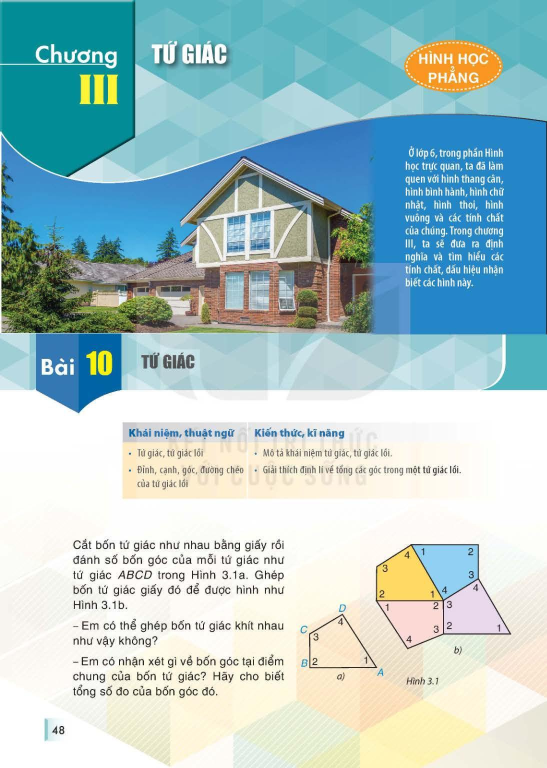
#> input picture GIAO AN/hinh_anh/page_1_stitched.png, 1094 x 1536 px, found by its file name (shown at 1/2 size)
$ python tune_crop.py
#> lines starting #> are read from the running program, lines starting #| are printed output that depends on the picture
from PIL import Image

p1 = Image.open('GIAO AN/hinh_anh/page_1_stitched.png')
#> p1 is the input picture: PIL image 1094x1536 RGB; mean R, G, B 170.1, 198.6, 200.6
p2 = Image.open('GIAO AN/hinh_anh/page_2_stitched.png')
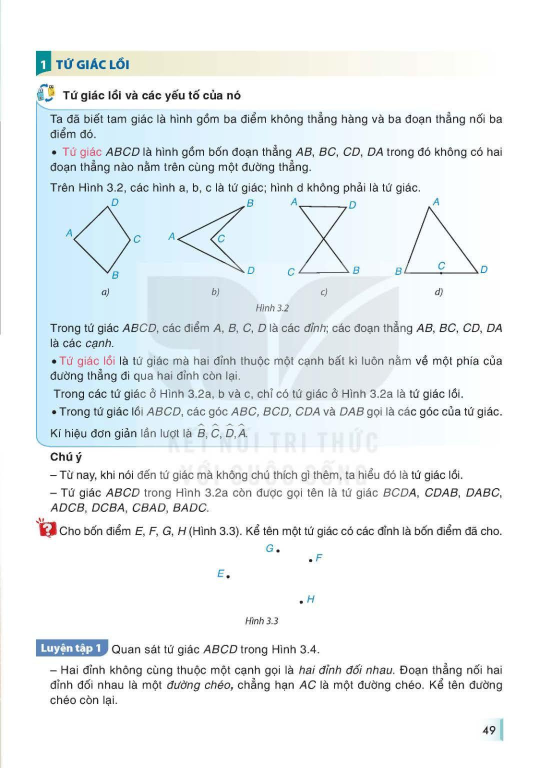
#> input picture GIAO AN/hinh_anh/page_2_stitched.png, 1094 x 1536 px, found by its file name (shown at 1/2 size)
#> p2 is the input picture: PIL image 1094x1536 RGB; mean R, G, B 235.4, 240.8, 243
p3 = Image.open('GIAO AN/hinh_anh/page_3_stitched.png')
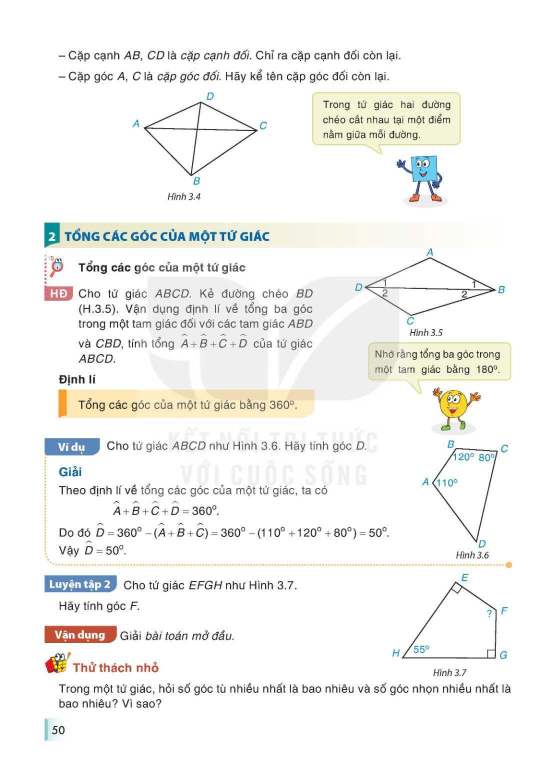
#> input picture GIAO AN/hinh_anh/page_3_stitched.png, 1094 x 1536 px, found by its file name (shown at 1/2 size)
#> p3 is the input picture: PIL image 1094x1536 RGB; mean R, G, B 244, 243.9, 241.7
p4 = Image.open('GIAO AN/hinh_anh/page_4_stitched.png')
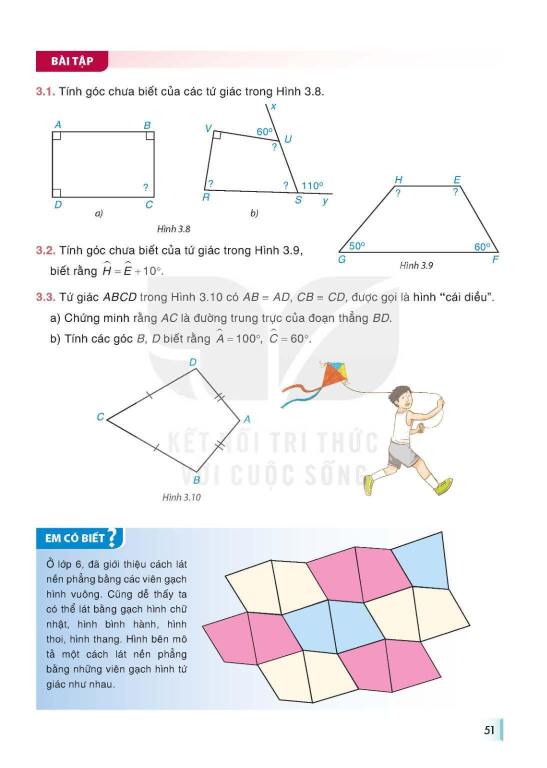
#> input picture GIAO AN/hinh_anh/page_4_stitched.png, 1094 x 1536 px, found by its file name (shown at 1/2 size)
#> p4 is the input picture: PIL image 1094x1536 RGB; mean R, G, B 241.8, 240.9, 243.7

# Page 1:
# H.3.1: Hoạt động mở đầu (Hình 3.1a và 3.1b)
# x from 550 to 1020, y from 975 to 1420
h3_1 = p1.crop((550, 975, 1020, 1420))
h3_1.save('GIAO AN/hinh_anh/hinh_3_1.png')

# Page 2:
# H.3.2: a, b, c, d
# x from 80 to 1020, y from 350 to 625
h3_2 = p2.crop((80, 350, 1020, 625))
h3_2.save('GIAO AN/hinh_anh/hinh_3_2.png')

# H.3.3: 4 điểm E, F, G, H
# x from 380 to 650, y from 1000 to 1230
h3_3 = p2.crop((380, 1000, 650, 1230))
h3_3.save('GIAO AN/hinh_anh/hinh_3_3.png')

# Page 3:
# H.3.4: Tứ giác ABCD (Luyện tập 1)
# x from 220 to 530, y from 170 to 420
h3_4 = p3.crop((220, 170, 530, 420))
h3_4.save('GIAO AN/hinh_anh/hinh_3_4.png')

# H.3.5: Tứ giác ABCD có đường chéo BD
# x from 580 to 1020, y from 440 to 710
h3_5 = p3.crop((580, 440, 1020, 710))
h3_5.save('GIAO AN/hinh_anh/hinh_3_5.png')

# H.3.6: Ví dụ (tính góc D)
# x from 700 to 1020, y from 820 to 1100
h3_6 = p3.crop((700, 820, 1020, 1100))
h3_6.save('GIAO AN/hinh_anh/hinh_3_6.png')

# H.3.7: Luyện tập 2 (góc F)
# x from 670 to 1020, y from 1140 to 1430
h3_7 = p3.crop((670, 1140, 1020, 1430))
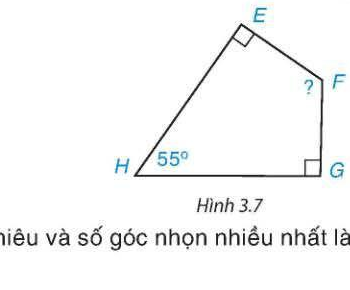
#> h3_7: PIL image 350x290 RGB; mean R, G, B 246.1, 246.7, 246.7
h3_7.save('GIAO AN/hinh_anh/hinh_3_7.png')

# Page 4:
# H.3.8: Bài 3.1
# x from 80 to 1020, y from 200 to 470
h3_8 = p4.crop((80, 200, 1020, 470))
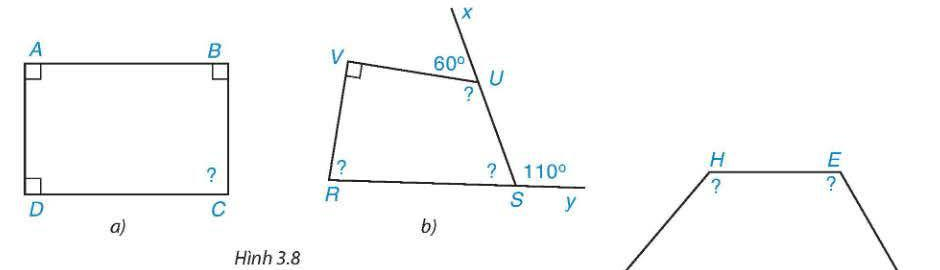
#> h3_8: PIL image 940x270 RGB; mean R, G, B 249.5, 250.2, 250.3
h3_8.save('GIAO AN/hinh_anh/hinh_3_8.png')

# H.3.9: Bài 3.2
# x from 550 to 1020, y from 470 to 680
h3_9 = p4.crop((550, 470, 1020, 680))
h3_9.save('GIAO AN/hinh_anh/hinh_3_9.png')

# H.3.10: Bài 3.3 (Hình cái diều)
# x from 160 to 880, y from 680 to 990
h3_10 = p4.crop((160, 680, 880, 990))
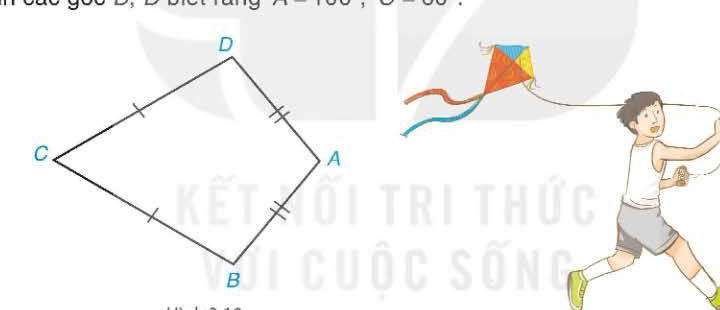
#> h3_10: PIL image 720x310 RGB; mean R, G, B 245, 244.1, 242.6
h3_10.save('GIAO AN/hinh_anh/hinh_3_10.png')

# H. Em có biết: Lát nền phẳng
# x from 370 to 950, y from 1040 to 1400
h_ecb = p4.crop((370, 1040, 950, 1400))
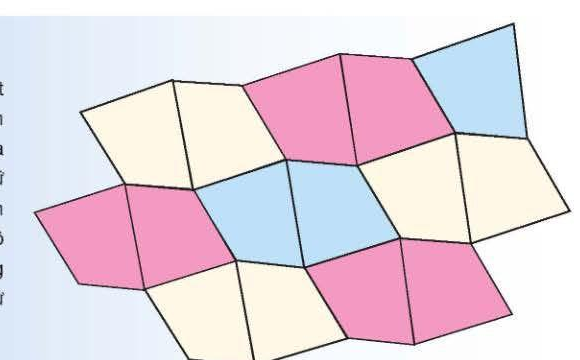
#> h_ecb: PIL image 580x360 RGB; mean R, G, B 231.7, 216.7, 227.2
h_ecb.save('GIAO AN/hinh_anh/hinh_em_co_biet.png')

print("All tuned figures cropped successfully!")
